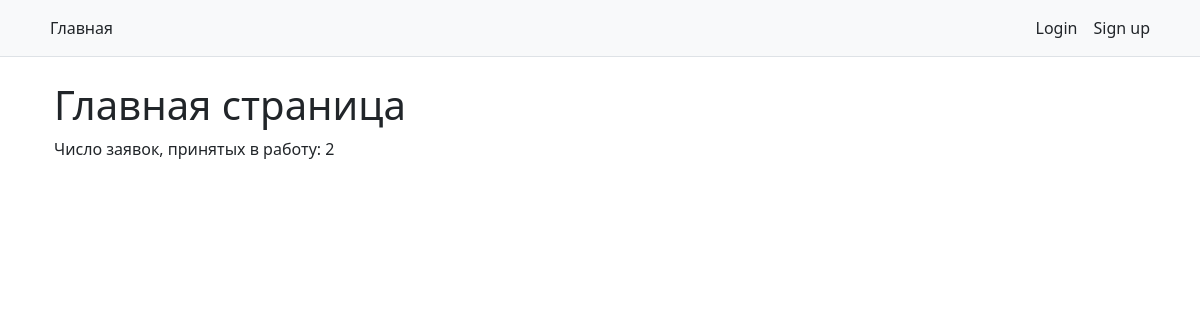
The app's page /catalog/, older data.
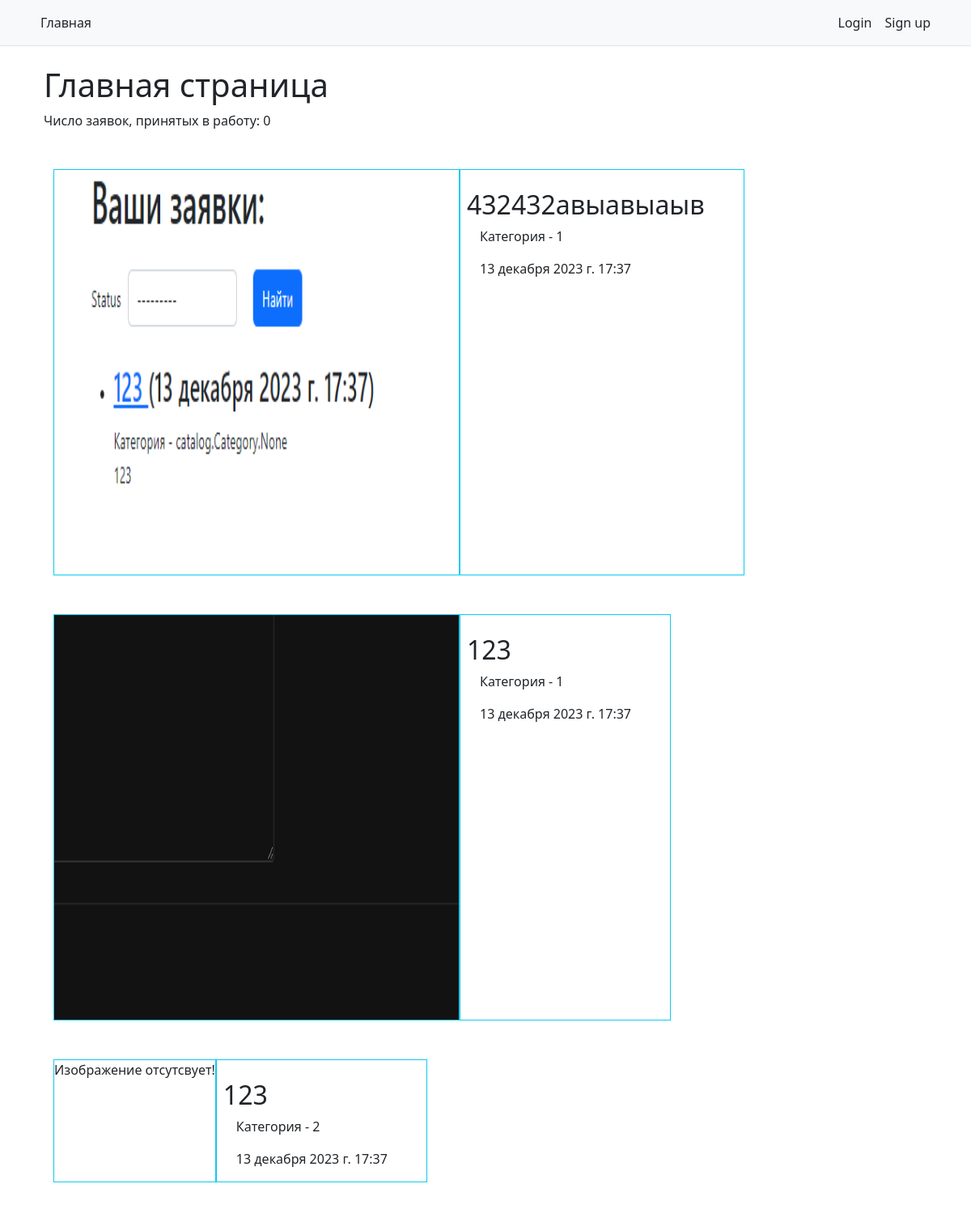
The same page, newer data.
### catalog/models.py (models this page shows, shortened)
class Application(models.Model):
    title = models.CharField(max_length=200, help_text="Введите название заявки", verbose_name='Название')
    summary = models.TextField(max_length=1000, help_text="Опишите свою заявку здесь", verbose_name='Описание')
    category = models.ManyToManyField('Category', help_text='Выберите категория для заявки', verbose_name='Категория')
    image = models.ImageField(upload_to="images/", help_text="Максимальный размер изображения 2MB",
                              validators=[validate_image], verbose_name='Изображение')
    time_stamp = models.DateTimeField(default=timezone.now())
    status_application = (
        ('n', 'Новая'),
        ('i', 'Принято в работу'),
        ('d', 'Выполнено'),
    )
    status = models.CharField(max_length=100, choices=status_application, blank=True, default="n")
    borrower = models.ForeignKey('User', on_delete=models.SET_NULL, null=True, blank=True, )
    comment = models.CharField(max_length=500, blank=True)
    design_done = models.ImageField(upload_to="images/",
                                    validators=[validate_image],
                                    help_text="Максимальный размер изображения 2MB",
                                    blank=True,
                                    null=True,
                                    )

class Category(models.Model):
    name = models.CharField(max_length=200, help_text="Введите название категории")
    def __str__(self):
        return self.name

### catalog/views.py (the view)
# urls.py: path('', views.index, name='index'),
def index(request):
    num_applications_i = Application.objects.all().filter(status='i').count()
    applications = Application.objects.all().filter(status='d').order_by('-pk')[:4]
    return render(request, 'catalog/index.html', context={'num_applications_i': num_applications_i, 'applications': applications})

### catalog/templates/catalog/index.html (shortened to what this page needs)
{% extends "catalog/base_generic.html" %}
{% block content %}
    <div class="container">
        <h1 class="mt-4">Главная страница</h1>
        <p>
        Число заявок, принятых в работу: {{ num_applications_i }}
        </p>
            <div class="container mt-5 mb-5">
                    {% for app in applications %}
                        <div class="mt-5 d-flex">
                            <div class="border border-info">
                                {% if app.design_done %}
                                    <img src="{{ app.design_done.url }}" width="500px" height="500px" alt="error">
                                {% else %}
                                    Изображение отсутсвует!
                                {% endif %}
                            </div>
                            <div class=" border border-info pe-5 pt-4">
                                <h2 class="ms-2">{{ app.title }}</h2>
                                <p class="ms-4">Категория - {{ app.category.first }}</p>
                                <p class="ms-4">{{ app.time_stamp }}</p>
                            </div>
                        </div>
                    {% endfor %}
            </div>
    </div>
{% endblock %}

Row changes from the older to the newer data that the page shows:
now on this page (row edited): Application: design_done (picture), title "432432авыавыаыв", category.first "1", time_stamp "13 декабря 2023 г. 17:37"
now on this page (row edited): Application: design_done (picture), title "123", category.first "1", time_stamp "13 декабря 2023 г. 17:37"
now on this page (row edited): Application: design_done "Изображение отсутсвует!", title "123", category.first "2", time_stamp "13 декабря 2023 г. 17:37"
Text that changed along with them:
{{ num_applications_i }}: "2" → "0"
